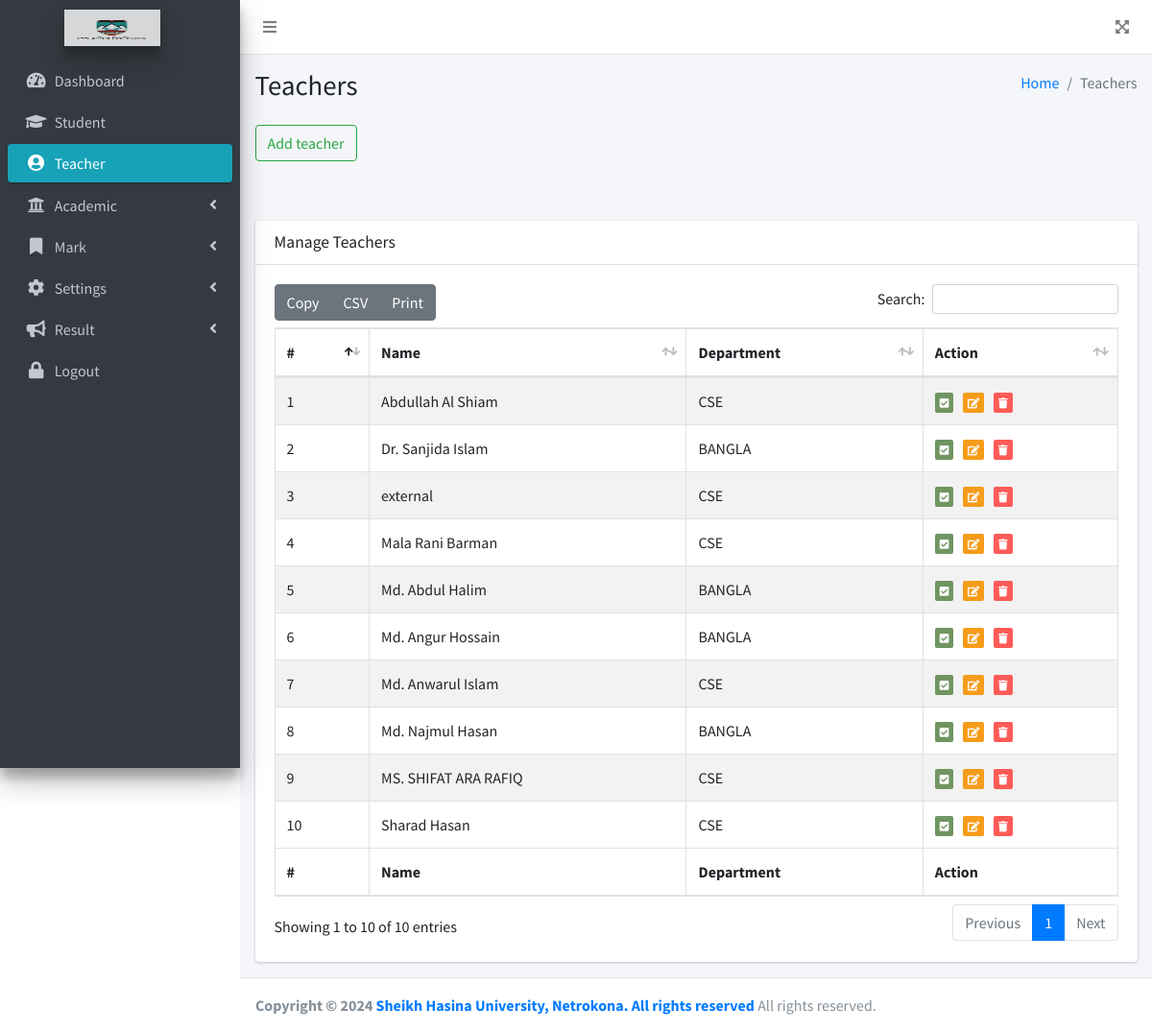
The page /admin/teacher.php on the database its author committed.
### tables this page shows
CREATE TABLE `general_settings` (
  `id` int(11) NOT NULL,
  `email` varchar(255) NOT NULL,
  `phone_no` char(11) DEFAULT NULL,
  `address` varchar(255) NOT NULL,
  `footer` varchar(255) NOT NULL,
  `logo` varchar(255) NOT NULL,
  `admin_login_bg` varchar(255) NOT NULL,
  `teacher_login_bg` varchar(255) NOT NULL,
  `result_bg` varchar(255) NOT NULL,
  `main_url` varchar(255) NOT NULL,
  `VC_name` varchar(255) NOT NULL,
  `student_login_bg` varchar(255) NOT NULL,
  `varsity_name` char(50) DEFAULT NULL
);

CREATE TABLE `teachers` (
  `name` varchar(50) NOT NULL,
  `username` varchar(100) NOT NULL,
  `password` varchar(250) NOT NULL,
  `dept_name` varchar(255) NOT NULL,
  `login_time` timestamp NOT NULL DEFAULT current_timestamp()
);

### admin/includes/database.php (called while the page is built, shortened)
<?php
class Database{
    private $host = DB_HOST;
    private $user = DB_USER;
    private $password = DB_PASS;
    private $database = DB_NAME;
    private $dbh;
    private $stmt;
    public function __construct()
    {
        $dsn = "mysql:host=".$this->host.";dbname=".$this->database;
        $options = array(
            PDO::ATTR_PERSISTENT => true,
            PDO::ATTR_ERRMODE => PDO::ERRMODE_EXCEPTION
        );
        try{
            $this->dbh = new PDO($dsn, $this->user, $this->password, $options);
        }catch (PDOException $err){
            $this->error = $err->getMessage();
        }
    }
    public function query($query){
        $this->stmt = $this->dbh->prepare($query);
    }
    public function execute(){
        return $this->stmt->execute();
    }
    public function fetchMultiple(){
        $this->execute();
        return $this->stmt->fetchAll(PDO::FETCH_OBJ);
    }
    public function fetchSingle(){
        $this->execute();
        return $this->stmt->fetch(PDO::FETCH_OBJ);
    }
    public function fetchColumn(){
        $this->execute();
        return $this->stmt->fetchColumn();
    }
    public function rowCount(){
        $this->execute();
        return $this->stmt->rowCount();
    }
}

### admin/includes/functions.php (called while the page is built, shortened)
<?php
class Functions extends Database{
    public function base_url()
    {
        $sql = "SELECT main_url FROM general_settings";
        $this->query($sql);
        $new_url = $this->fetchColumn()."/admin/";
        return $new_url;
    }
}

### admin/teacher.php (the view, shortened to what this page needs)
<!DOCTYPE html>
<html lang="en">
<head>
    <?php include('includes/styles.php');?>
</head>
<body class="hold-transition sidebar-mini layout-fixed">
<div class="wrapper">
    <?php include('includes/notifications.php');?>
    <?php include('includes/sidebar.php');?>
    <div class="content-wrapper">
        <div class="content-header">
            <div class="container-fluid">
                <div class="row mb-2">
                    <div class="col-sm-6">
                        <h1 class="m-0">Teachers </h1>
                    </div>
                    <div class="col-sm-6">
                        <ol class="breadcrumb float-sm-right">
                            <li class="breadcrumb-item"><a href="<?php echo $conn->base_url(); ?>">Home</a></li>
                            <li class="breadcrumb-item active">Teachers</li>
                        </ol>
                    </div>
                </div>
            </div>
        </div>
        <section class="content">
            <div class="container-fluid">
                <div class="row">
                  <section class="col-lg-12 connectedSortable">
                      <a href="<?php echo $conn->base_url(); ?>add-teacher"> <button class="btn btn-outline-success">Add teacher</button></a>
                  </section>
                    <section class="col-lg-12 connectedSortable">
                        <?php
                          $sql = "SELECT * FROM teachers";
                          $conn->query($sql);
                          $rowCount = $conn->rowCount();
                          $result = $conn->fetchMultiple();
                        ?>
                     <div class="card">
                         <div class="card-header">
                             <h3 class="card-title">Manage Teachers</h3>
                         </div>
                         <div class="card-body">
                             <table id="teacher" class="table table-bordered table-striped">
                                 <thead>
                                   <tr>
                                       <th>#</th>
                                       <th>Name</th>
                                       <th>Department</th>
                                       <th>Action</th>
                                   </tr>
                                 </thead>
                                  <tbody>
                                    <?php
                                      $i = 1;
                                      if($rowCount > 0){
                                          foreach ($result as $teacher):
                                              $name = $teacher->name;
                                              $dept_name = $teacher->dept_name;
                                              ?>
                                               <tr>
                                                   <td><?php echo $i++; ?></td>
                                                   <td><?php echo $name; ?></td>
                                                   <td><?php echo $dept_name; ?></td>
                                                   <td>
                                                       <a href="<?php echo $base_url;?>view-teacher/<?php echo $teacher->username;?>" data-toggle="tooltip" title="View">
                                                           <i class="fa fa-check-square"></i>
                                                       </a>&nbsp;
                                                       <a href="<?php echo $base_url;?>edit-teacher/<?php echo $teacher->username;?>" data-toggle="tooltip" title="Edit">
                                                           <i class="fa fa-edit"></i>
                                                       </a>&nbsp;
                                                       <a href="javascript:void(0);" data-toggle="modal" data-target="#delete-teacher<?php echo $teacher->username;?>">
                                                           <i class="fa fa-trash" data-toggle="tooltip" title="Delete"></i>
                                                       </a>
                                                   </td>
                                               </tr>
                                              <?php endforeach; ?>
                                              <?php
                                      }else{
                                          ?>
                                          <tr>
                                              <td colspan="6" class="text-center">No Data in table</td>
                                          </tr>
                                          <?php
                                      }
                                    ?>
                                  </tbody>
                                 <tfoot>
                                 <tr>
                                     <th>#</th>
                                     <th>Name</th>
                                     <th>Department</th>
                                     <th>Action</th>
                                 </tr>
                                 </tfoot>
                             </table>
                         </div>
                     </div>
                    </section>
                </div>
          </div>
        </section>
            </div>
    <?php include 'includes/footer.php'; ?>

### admin/includes/sidebar.php (shortened to what this page needs)
<aside class="main-sidebar sidebar-dark-primary elevation-4">
    <a href="<?php echo $base_url; ?>" class="brand-link">
        <img src="<?php echo $conn->base_url(); ?>upload/<?php echo $logo; ?>" alt="<?php echo $logo; ?>" class="brand-image img-circles elevation-4" style="opacity: .8">
    </a>
    <div class="sidebar">
        <nav class="mt-2">
            <ul class="nav nav-pills nav-sidebar flex-column" data-widget="treeview" role="menu" data-accordion="false">
                <li class="nav-item">
                    <a href="<?php echo $conn->base_url();  ?>" <?php
                                                                if (basename($_SERVER['SCRIPT_NAME']) == 'index.php') {
                                                                    echo 'class = "nav-link active"';
                                                                } else {
                                                                    echo 'class = "nav-link"';
                                                                }
                                                                ?>>
                        <i class="nav-icon fas fa-tachometer-alt"></i>
                        <p>
                            Dashboard
                        </p>
                    </a>
                </li>
                <li class="nav-item">
                    <a href="<?php echo $conn->base_url(); ?>student" <?php
                                                                        if (
                                                                            basename($_SERVER['SCRIPT_NAME']) == 'student.php'
                                                                            || basename($_SERVER['SCRIPT_NAME']) == 'add-student.php'
                                                                            || basename($_SERVER['SCRIPT_NAME']) == 'edit-student.php'
                                                                            || basename($_SERVER['SCRIPT_NAME']) == 'view-student.php'
                                                                        ) {
                                                                            echo 'class = "nav-link active"';
                                                                        } else {
                                                                            echo 'class = "nav-link"';
                                                                        }
                                                                        ?>>
                        <i class="nav-icon fas fa-graduation-cap"></i>
                        <p>
                            Student
                        </p>
                    </a>
                </li>
                <li class="nav-item">
                    <a href="<?php echo $conn->base_url(); ?>teacher" <?php
                                                                        if (
                                                                            basename($_SERVER['SCRIPT_NAME']) == 'teacher.php'
                                                                            || basename($_SERVER['SCRIPT_NAME']) == 'add-teacher.php'
                                                                            || basename($_SERVER['SCRIPT_NAME']) == 'view-teacher.php'
                                                                            || basename($_SERVER['SCRIPT_NAME']) == 'edit-teacher.php'
                                                                        ) {
                                                                            echo 'class = "nav-link active"';
                                                                        } else {
                                                                            echo 'class = "nav-link"';
                                                                        }
                                                                        ?>>
                        <i class="nav-icon fas fa-user-circle"></i>
                        <p>
                            Teacher
                        </p>
                    </a>
                </li>
                <li <?php
                    if (
                        basename($_SERVER['SCRIPT_NAME']) == 'dept.php'
                        || basename($_SERVER['SCRIPT_NAME']) == 'session.php'
                        || basename($_SERVER['SCRIPT_NAME']) == 'add-session.php'
                        || basename($_SERVER['SCRIPT_NAME']) == 'edit-session.php'
                        || basename($_SERVER['SCRIPT_NAME']) == 'subject.php'
                        || basename($_SERVER['SCRIPT_NAME']) == 'add-dept.php'
                        || basename($_SERVER['SCRIPT_NAME']) == 'edit-dept.php'
                        || basename($_SERVER['SCRIPT_NAME']) == 'edit-subject.php'
                        || basename($_SERVER['SCRIPT_NAME']) == 'add-subject.php'
                    ) {
                        echo 'class = "nav-item menu-open"';
                    } else {
                        echo 'class = "nav-item"';
                    }
                    ?>>
                    <a href="#" class="nav-link">
                        <i class="nav-icon fas fa-university"></i>
                        <p>
                            Academic
                            <i class="fas fa-angle-left right"></i>
                        </p>
                    </a>
                </li>
                <li <?php
                    if (
                        basename($_SERVER['SCRIPT_NAME']) == 'mark.php'
                        || basename($_SERVER['SCRIPT_NAME']) == 'view-mark.php'
                        || basename($_SERVER['SCRIPT_NAME']) == 'add-mark.php'
                    ) {
                        echo 'class = "nav-item menu-open"';
                    } else {
                        echo 'class = "nav-item"';
                    }
                    ?>>
                    <a href="#" class="nav-link">
                        <i class="nav-icon fas fa-bookmark"></i>
                        <p>
                            Mark
                            <i class="fas fa-angle-left right"></i>
                        </p>
                    </a>
                </li>
                <li <?php
                    if (
                        basename($_SERVER['SCRIPT_NAME']) == 'settings.php'
                    ) {
                        echo 'class = "nav-item menu-open"';
                    } else {
                        echo 'class = "nav-item"';
                    }
                    ?>>
                    <a href="#" class="nav-link">
                        <i class="nav-icon fas fa-cog"></i>
                        <p>
                            Settings
                            <i class="fas fa-angle-left right"></i>
                        </p>
                    </a>
                </li>
                <li <?php
                    if (basename($_SERVER['SCRIPT_NAME']) == 'result.php') {
                        echo 'class = "nav-item menu-open"';
                    } else {
                        echo 'class = "nav-item"';
                    }
                    ?>>
                    <a href="#" class="nav-link">
                        <i class="nav-icon fas fa-bullhorn"></i>
                        <p>
                            Result
                            <i class="fas fa-angle-left right"></i>
                        </p>
                    </a>
                </li>
                <li class="nav-item">
                    <a href="<?php echo $conn->base_url(); ?>logout" <?php
                                                                        if (basename($_SERVER['SCRIPT_NAME']) == 'logout.php') {
                                                                            echo 'class = "nav-link active"';
                                                                        } else {
                                                                            echo 'class = "nav-link"';
                                                                        }
                                                                        ?>>
                        <i class="nav-icon fas fa-lock"></i>
                        <p>Logout
                        </p>
                    </a>
                </li>
            </ul>
        </nav>
    </div>
</aside>

### admin/includes/footer.php (shortened to what this page needs)
<footer class="main-footer">
    <strong>Copyright &copy; <?php echo date('Y'); ?> <a href="<?php echo $main_url; ?>"><?php echo $footer; ?></a></strong>
    All rights reserved.
</footer>
</div>
</body>
</html>

### rows shown on the page
general_settings: main_url+logo (picture), footer "Sheikh Hasina University, Netrokona. All rights reserved"
teachers: name "Abdullah Al Shiam", dept_name "CSE"
teachers: name "Dr. Sanjida Islam", dept_name "BANGLA"
teachers: name "external", dept_name "CSE"
teachers: name "Mala Rani Barman", dept_name "CSE"
teachers: name "Md. Abdul Halim", dept_name "BANGLA"
teachers: name "Md. Angur Hossain", dept_name "BANGLA"
teachers: name "Md. Anwarul Islam", dept_name "CSE"
teachers: name "Md. Najmul Hasan", dept_name "BANGLA"
teachers: name "MS. SHIFAT ARA RAFIQ", dept_name "CSE"
teachers: name "Sharad Hasan", dept_name "CSE"
